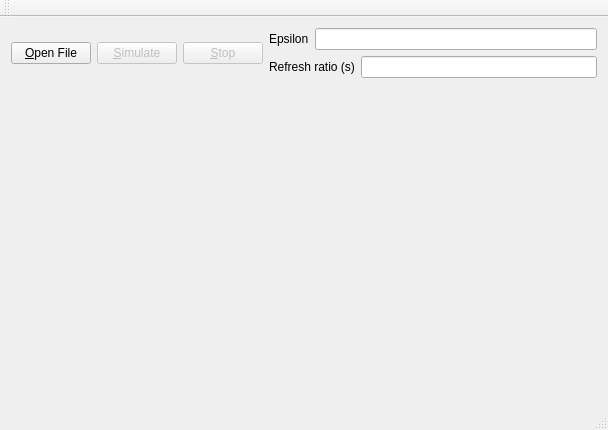
<?xml version="1.0" encoding="UTF-8"?>
<ui version="4.0">
 <class>MainWindow</class>
 <widget class="QMainWindow" name="MainWindow">
  <property name="geometry">
   <rect>
    <x>0</x>
    <y>0</y>
    <width>608</width>
    <height>430</height>
   </rect>
  </property>
  <property name="windowTitle">
   <string>Thermal Transference Visualizer</string>
  </property>
  <widget class="QWidget" name="centralWidget">
   <layout class="QVBoxLayout" name="verticalLayout_3">
    <item>
     <layout class="QHBoxLayout" name="horizontalLayout_3">
      <item>
       <widget class="QPushButton" name="openFileButton">
        <property name="text">
         <string>&amp;Open File</string>
        </property>
       </widget>
      </item>
      <item>
       <widget class="QPushButton" name="simulateButton">
        <property name="enabled">
         <bool>false</bool>
        </property>
        <property name="text">
         <string>&amp;Simulate</string>
        </property>
       </widget>
      </item>
      <item>
       <widget class="QPushButton" name="stopButton">
        <property name="enabled">
         <bool>false</bool>
        </property>
        <property name="text">
         <string>&amp;Stop</string>
        </property>
       </widget>
      </item>
      <item>
       <layout class="QVBoxLayout" name="verticalLayout">
        <item>
         <layout class="QHBoxLayout" name="horizontalLayout">
          <item>
           <widget class="QLabel" name="epsilonLabel">
            <property name="text">
             <string>Epsilon</string>
            </property>
           </widget>
          </item>
          <item>
           <widget class="QLineEdit" name="epsilonLineEdit">
            <property name="readOnly">
             <bool>false</bool>
            </property>
           </widget>
          </item>
         </layout>
        </item>
        <item>
         <layout class="QHBoxLayout" name="horizontalLayout_2">
          <item>
           <widget class="QLabel" name="refreshRatioLabel">
            <property name="text">
             <string>Refresh ratio (s)</string>
            </property>
           </widget>
          </item>
          <item>
           <widget class="QLineEdit" name="refreshRatioLineEdit"/>
          </item>
         </layout>
        </item>
       </layout>
      </item>
      <item>
       <layout class="QVBoxLayout" name="verticalLayout_2"/>
      </item>
     </layout>
    </item>
    <item>
     <widget class="QLabel" name="simulationLabel">
      <property name="minimumSize">
       <size>
        <width>541</width>
        <height>281</height>
       </size>
      </property>
      <property name="text">
       <string/>
      </property>
     </widget>
    </item>
   </layout>
  </widget>
  <widget class="QMenuBar" name="menuBar">
   <property name="geometry">
    <rect>
     <x>0</x>
     <y>0</y>
     <width>608</width>
     <height>22</height>
    </rect>
   </property>
  </widget>
  <widget class="QToolBar" name="mainToolBar">
   <attribute name="toolBarArea">
    <enum>TopToolBarArea</enum>
   </attribute>
   <attribute name="toolBarBreak">
    <bool>false</bool>
   </attribute>
  </widget>
  <widget class="QStatusBar" name="statusBar"/>
 </widget>
 <layoutdefault spacing="6" margin="11"/>
 <resources/>
 <connections/>
</ui>
